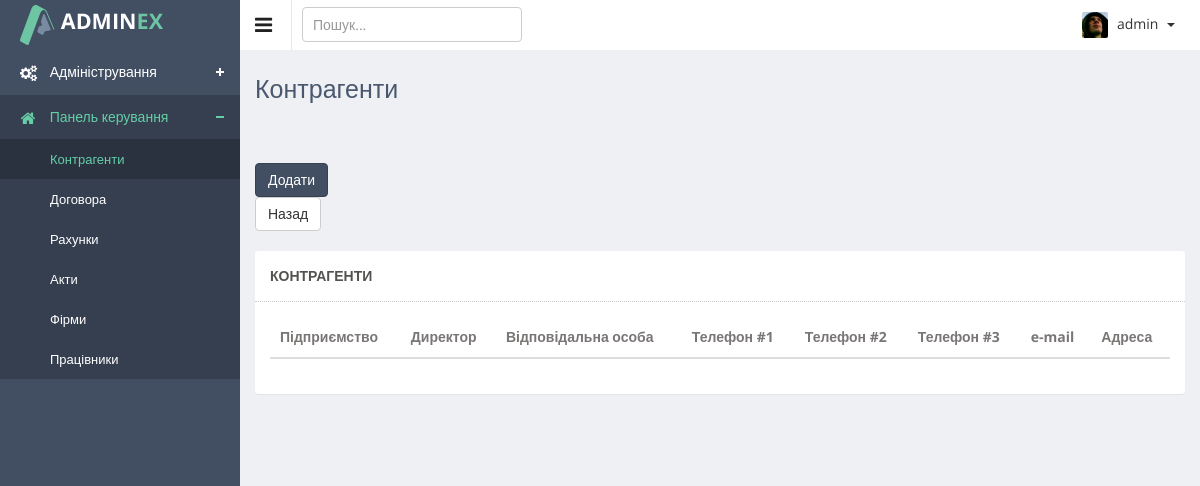
/crm/partners/ (signed in), run on an earlier commit of the app's database.
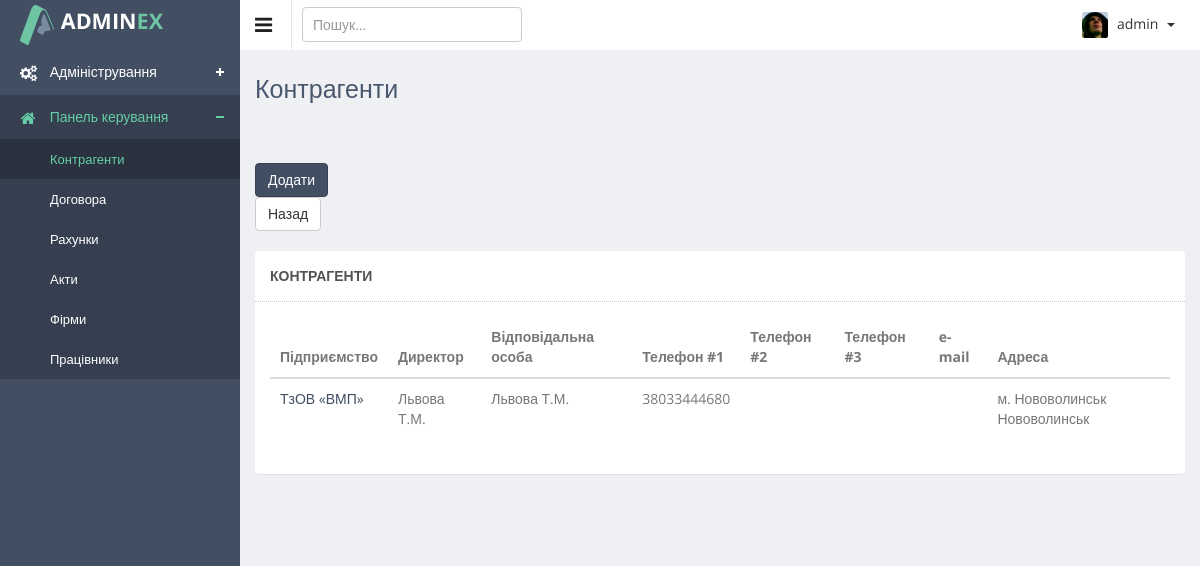
And on a later commit of the database.
### authapp/models.py (models this page shows)
class ProjectUser(AbstractUser):
    parent_name = models.CharField(verbose_name='по-батькові', max_length=20, blank=True)
    date_of_birth = models.DateField(verbose_name='дата народження', blank=True, null=True)
    phone1 = models.CharField(verbose_name='номер телефона', max_length=16, blank=True)
    phone2 = models.CharField(verbose_name='номер телефона', max_length=16, blank=True, null=True)
    avatar = models.ImageField(verbose_name='фото', upload_to='users_avatars', blank=True)
    is_dir = models.BooleanField(verbose_name='керівник', default=False)
    is_assistant = models.BooleanField(verbose_name='помічник', default=False)
    is_client = models.BooleanField(verbose_name='клієнт', default=False)
    def __str__(self):
        return self.username

### crmapp/models.py (models this page shows, shortened)
class Partner(models.Model):
    entity = models.BooleanField(verbose_name='юридична особа', default=False)
    full_name = models.CharField(verbose_name='повна назва підприємства', max_length=150)
    short_name = models.CharField(verbose_name='скорочена назва підприєства', max_length=80)
    inn = models.CharField(verbose_name='ідентификаційний номер', max_length=15, blank=True)
    edrpoy = models.CharField(verbose_name='єдрпоу', max_length=10, blank=True)
    dfro = models.CharField(verbose_name='дфро', max_length=15, blank=True)
    payment_account = models.CharField(verbose_name='розрахунковий рахунок', max_length=20, blank=True)
    bank = models.ForeignKey(Bank, on_delete=models.CASCADE, verbose_name='банк', default='')
    cert_vat = models.CharField(verbose_name='свідоцтво платника пдв', max_length=15, blank=True)
    dir_name = models.CharField(verbose_name='директор', max_length=150, blank=True)
    responsible = models.CharField(verbose_name='відповідальна особа', max_length=150, blank=True)
    phone1 = models.CharField(verbose_name='номер телефона', max_length=16, blank=True)
    phone2 = models.CharField(verbose_name='номер телефона', max_length=16, blank=True)
    phone3 = models.CharField(verbose_name='номер телефона', max_length=16, blank=True)
    email = models.EmailField(verbose_name='email', max_length=100, blank=True)
    zipcode = models.PositiveIntegerField(verbose_name='поштовий індекс', default=0)
    country = models.CharField(verbose_name='країна', max_length=20, default='Україна')
    region = models.CharField(verbose_name='область', max_length=50, default='Волинська обл.')
    district = models.CharField(verbose_name='район', max_length=50, blank=True)
    town = models.CharField(verbose_name='населений пункт', max_length=50, blank=True)
    address = models.CharField(verbose_name='адреса', max_length=50, blank=True)

### crmapp/views.py (the view)
@login_required
def partners_view(request):
    title = 'Контрагенти'
    partners = Partner.objects.all()
    context = {
        'title': title,
        'object_list': partners
    }
    return render(request, 'crmapp/partners_list.html', context)

### adminapp/templatetags/tags.py (called while the page is built)
@register.filter
def default_avatar(string):
    if not string:
        string = 'users_avatars/gravatar.png'
    new_string = f'{URL_PREFIX}{string}'
    return new_string

### crmapp/templates/crmapp/partners_list.html (shortened to what this page needs)
{% extends 'mainapp/base.html' %}
{% load staticfiles %}
{% load tags %}
{% block container %}
<div class="directory-info-row">
    <div class="row">
        <div class="col-lg-2">
            <a href="{% url 'crm:partner_create' %}">
                <button class="btn btn-primary" type="button">Додати</button>
            </a>
            <a href="{% url 'crm:main_crm' %}">
                <button class="btn btn-default" type="button">Назад</button>
            </a>
        </div>
    </div>
    <br>
    <div class="row">
        <div class="col-sm-12">
            <section class="panel">
                <header class="panel-heading">
                    {{ title }}
                </header>
                    <div class="panel-body" style="display: block;">
                        <table class="table table-hover general-table">
                            <thead>
                                <tr>
                                    <th>Підприємство</th>
                                    <th>Директор</th>
                                    <th>Відповідальна особа</th>
                                    <th>Телефон #1</th>
                                    <th>Телефон #2</th>
                                    <th>Телефон #3</th>
                                    <th>e-mail</th>
                                    <th>Адреса</th>
                                </tr>
                            </thead>
                            <tbody>
                            {% for object in object_list %}
                                <tr>
                                    <td><a href="{% url 'crm:partner_read' object.pk %}">{{ object.short_name }}</a></td>
                                    <td>{{ object.dir_name }}</td>
                                    <td>{{ object.responsible }}</td>
                                    <td>{{ object.phone1 }}</td>
                                    <td>{{ object.phone2 }}</td>
                                    <td>{{ object.phone3 }}</td>
                                    <td>{{ object.email }}</td>
                                    <td>{{ object.town }} {{ object.district }}</td>
                                </tr>
                            {% endfor %}
                            </tbody>
                        </table>
                    </div>
            </section>
        </div>
    </div>
</div>
{% endblock %}

### mainapp/templates/mainapp/base.html (shortened to what this page needs)
<!DOCTYPE html>
{% load staticfiles %}
<html lang="en">
<head>
    {% block css %}
    <link rel="stylesheet" type="text/css" href="{% static '/js/bootstrap-datepicker/css/datepicker-custom.css' %}"/>
    <link rel="stylesheet" type="text/css" href="{% static '/js/bootstrap-timepicker/css/timepicker.css' %}"/>
    <link rel="stylesheet" type="text/css" href="{% static '/js/bootstrap-colorpicker/css/colorpicker.css' %}"/>
    <link rel="stylesheet" type="text/css" href="{% static '/js/bootstrap-daterangepicker/daterangepicker-bs3.css' %}"/>
    <link rel="stylesheet" type="text/css" href="{% static '/js/bootstrap-datetimepicker/css/datetimepicker-custom.css' %}"/>
    <link href="{% static '/js/iCheck/skins/minimal/minimal.css' %}" rel="stylesheet">
    <link href="{% static '/js/iCheck/skins/minimal/red.css' %}" rel="stylesheet">
    <link href="{% static '/js/iCheck/skins/minimal/green.css' %}" rel="stylesheet">
    <link href="{% static '/js/iCheck/skins/minimal/blue.css' %}" rel="stylesheet">
    <link href="{% static '/js/iCheck/skins/minimal/yellow.css' %}" rel="stylesheet">
    <link href="{% static '/js/iCheck/skins/minimal/purple.css' %}" rel="stylesheet">
    <link href="{% static '/js/iCheck/skins/square/square.css' %}" rel="stylesheet">
    <link href="{% static '/js/iCheck/skins/square/red.css' %}" rel="stylesheet">
    <link href="{% static '/js/iCheck/skins/square/blue.css' %}" rel="stylesheet">
    <link href="{% static '/js/iCheck/skins/square/green.css' %}" rel="stylesheet">
    <link href="{% static '/js/iCheck/skins/square/yellow.css' %}" rel="stylesheet">
    <link href="{% static '/js/iCheck/skins/square/purple.css' %}" rel="stylesheet">
    <link href="{% static '/js/iCheck/skins/flat/grey.css' %}" rel="stylesheet">
    <link href="{% static '/js/iCheck/skins/flat/red.css' %}" rel="stylesheet">
    <link href="{% static '/js/iCheck/skins/flat/green.css' %}" rel="stylesheet">
    <link href="{% static '/js/iCheck/skins/flat/blue.css' %}" rel="stylesheet">
    <link href="{% static '/js/iCheck/skins/flat/yellow.css' %}" rel="stylesheet">
    <link href="{% static '/js/iCheck/skins/flat/purple.css' %}" rel="stylesheet">
    <link href="{% static '/css/clndr.css' %}" rel="stylesheet">
    <link href="{% static '/css/style.css' %}" rel="stylesheet">
    <link href="{% static '/css/style-responsive.css' %}" rel="stylesheet">
    {% endblock %}
</head>
<body class="sticky-header">
<section>
    <div class="left-side sticky-left-side">
        <div class="logo">
            {% if user.is_dir or user.is_assistant %}
            <a href="{% url 'crm:main_crm' %}">
                <img src="{% static '/images/logo.png' %}" alt="">
            </a>
            {% elif user.is_superuser %}
            <a href="{% url 'admin:admin' %}">
                <img src="{% static '/images/logo.png' %}" alt="">
            </a>
            {% else %}
            <a href="{% url 'main' %}">
                <img src="{% static '/images/logo.png' %}" alt="">
            </a>
            {% endif %}
        </div>
        <div class="left-side-inner">
            {% include 'mainapp/includes/inc_left_menu.html' %}
        </div>
    </div>
    <div class="main-content" >
        <div class="header-section">
            <a class="toggle-btn"><i class="fa fa-bars"></i></a>
            <form class="searchform" action="#" method="post">
                <input type="text" class="form-control" name="keyword" placeholder="Пошук..."/>
            </form>
            <div class="menu-right">
                {% include 'mainapp/includes/inc_right_menu.html' %}
            </div>
        </div>
        <div class="page-heading">
            <h3>{{ title }}</h3>
        </div>
        <div class="wrapper">
            {% block container %}
            {% endblock %}
        </div>
    </div>
</section>
</body>
</html>

### mainapp/templates/mainapp/includes/inc_left_menu.html (shortened to what this page needs)
{% load staticfiles %}
<ul class="nav nav-pills nav-stacked custom-nav">
    {% if user.is_superuser %}
    <li class="menu-list {% if request.resolver_match.namespace == 'admin' %} nav-active {% endif %}">
        <a href="{% url 'admin:admin' %}"><i class="fa fa-cogs"></i> <span>Адміністрування</span></a>
    </li>
    {% endif %}
    <li class="menu-list {% if request.resolver_match.namespace == 'crm' %} nav-active {% endif %}">
        <a href="{% url 'crm:main_crm' %}"><i class="fa fa-home"></i> <span>Панель керування</span></a>
        <ul class="sub-menu-list">
            <li class="{% if request.resolver_match.url_name == 'partners' %} active {% endif %}">
                <a href="{% url 'crm:partners' %}"> Контрагенти</a>
            </li>
            <li class="{% if request.resolver_match.url_name == 'users' %} active {% endif %}">
                <a href=""> Договора</a>
            </li>
            <li class="{% if request.resolver_match.url_name == 'user_create' %} active {% endif %}">
                <a href=""> Рахунки</a>
            </li>
            <li class="{% if request.resolver_match.url_name == 'user_create' %} active {% endif %}">
                <a href=""> Акти</a>
            </li>
            <li class="{% if request.resolver_match.url_name == 'user_create' %} active {% endif %}">
                <a href=""> Фірми</a>
            </li>
            <li class="{% if request.resolver_match.url_name == 'workers_list' or request.resolver_match.url_name == 'worker_detail' or request.resolver_match.url_name == 'worker_update' %} active {% endif %}">
                <a href="{% url 'crm:workers_list' %}"> Працівники</a>
            </li>
        </ul>
    </li>
</ul>

### mainapp/templates/mainapp/includes/inc_right_menu.html (shortened to what this page needs)
{% load staticfiles %}
{% load tags %}
<ul class="notification-menu">
    <li>
        <a href="#" class="btn btn-default dropdown-toggle" data-toggle="dropdown">
            <img src="{{ user.avatar|default_avatar }}" alt=""/>
            {{ user }}
            <span class="caret"></span>
        </a>
    </li>
</ul>

What changed in the data, as far as the page shows it:
added Partner: short_name "ТзОВ «ВМП»", dir_name "Львова Т.М.", responsible "Львова Т.М.", phone1 "38033444680", town "м. Нововолинськ", district "Нововолинськ"
